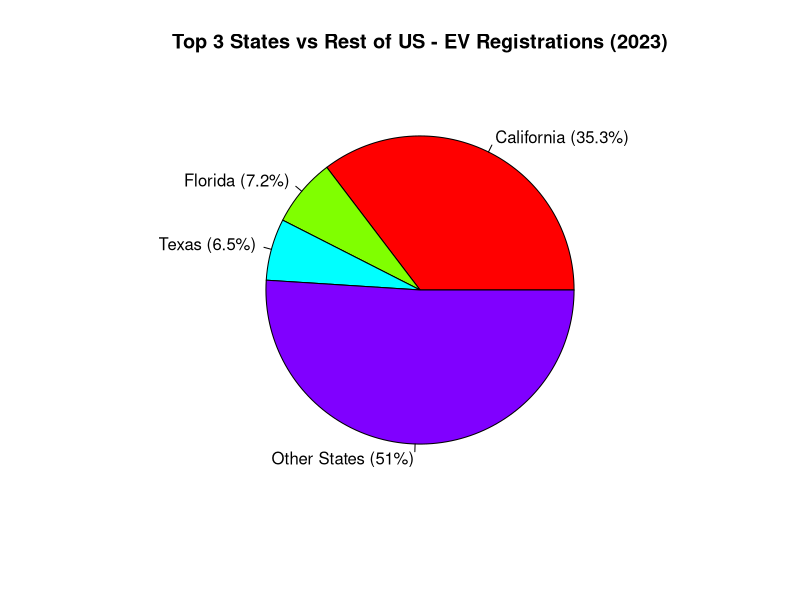

This chart was generated by the following R code:
## ---- chunk 1
library(tidyverse)
library(here)
knitr::opts_knit$set(root.dir = here::here())
## ---- chunk 2
data("mtcars")

# groups data by cylinders, find mpg/weight
mtcars_summary <- mtcars %>%
  group_by(cyl) %>%
  summarise(
    avg_mpg = mean(mpg),
    avg_wt = mean(wt)
  )

print(mtcars_summary)
## ---- chunk 3
ev_data <- readr::read_csv(here("data", "EV_Cleaned.csv"))

# Get the top 3 states by registration count
top3 <- ev_data %>%
  arrange(desc(`Registration Count`)) %>%
  slice(1:3)

# Calculate total national registrations
total_national <- sum(ev_data$`Registration Count`)

# Calculate 'Other States' total
others_total <- total_national - sum(top3$`Registration Count`)

# Create final data frame for plotting
pie_data <- top3 %>%
  select(State, `Registration Count`) %>%
  add_row(State = "Other States", `Registration Count` = others_total)

# Create pie chart
pie(pie_data$`Registration Count`,
    labels = paste0(pie_data$State, " (", round(100 * pie_data$`Registration Count` / sum(pie_data$`Registration Count`), 1), "%)"),
    main = "Top 3 States vs Rest of US - EV Registrations (2023)",
    col = rainbow(4))

